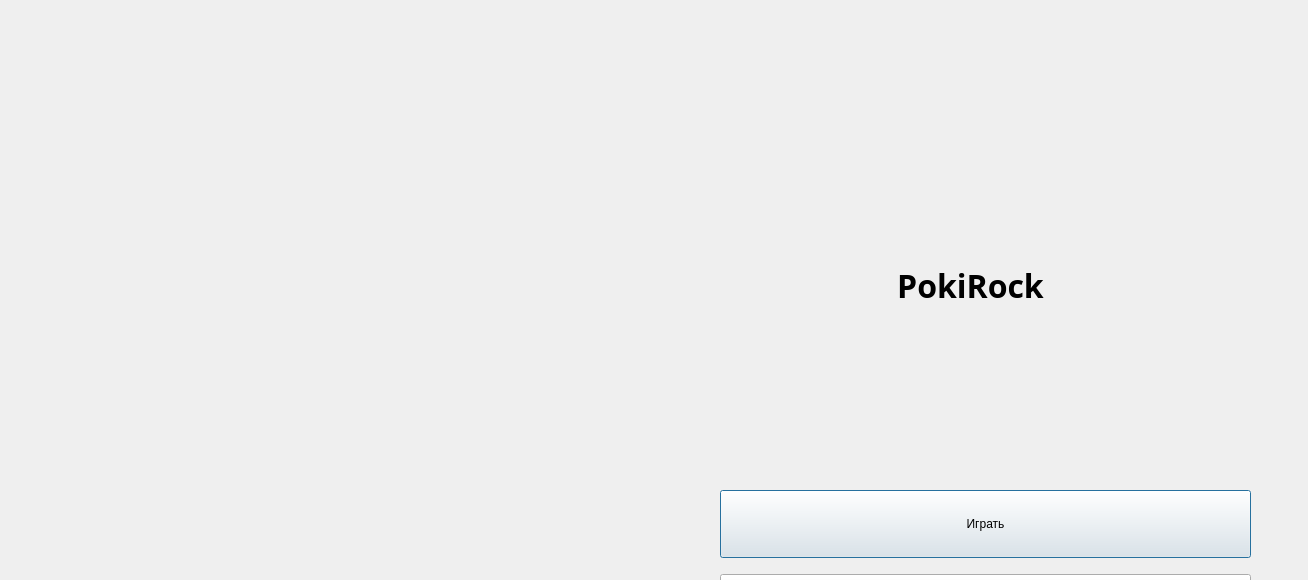
<?xml version="1.0" encoding="UTF-8"?>
<ui version="4.0">
 <class>main_menu</class>
 <widget class="QDialog" name="main_menu">
  <property name="geometry">
   <rect>
    <x>0</x>
    <y>0</y>
    <width>1308</width>
    <height>580</height>
   </rect>
  </property>
  <property name="windowTitle">
   <string>PokiRock</string>
  </property>
  <widget class="QLabel" name="label">
   <property name="geometry">
    <rect>
     <x>820</x>
     <y>220</y>
     <width>301</width>
     <height>131</height>
    </rect>
   </property>
   <property name="font">
    <font>
     <family>Forte</family>
    </font>
   </property>
   <property name="text">
    <string>&lt;html&gt;&lt;head/&gt;&lt;body&gt;&lt;p align=&quot;center&quot;&gt;&lt;span style=&quot; font-size:24pt; font-weight:600;&quot;&gt;PokiRock&lt;/span&gt;&lt;/p&gt;&lt;/body&gt;&lt;/html&gt;</string>
   </property>
   <property name="wordWrap">
    <bool>true</bool>
   </property>
  </widget>
  <widget class="QLabel" name="image">
   <property name="geometry">
    <rect>
     <x>740</x>
     <y>150</y>
     <width>661</width>
     <height>201</height>
    </rect>
   </property>
   <property name="sizePolicy">
    <sizepolicy hsizetype="Fixed" vsizetype="Fixed">
     <horstretch>0</horstretch>
     <verstretch>0</verstretch>
    </sizepolicy>
   </property>
   <property name="text">
    <string/>
   </property>
   <property name="pixmap">
    <pixmap>Poker-Transparent-Images-Clip-Art.png</pixmap>
   </property>
  </widget>
  <widget class="QWidget" name="">
   <property name="geometry">
    <rect>
     <x>720</x>
     <y>490</y>
     <width>531</width>
     <height>321</height>
    </rect>
   </property>
   <layout class="QVBoxLayout" name="verticalLayout">
    <item>
     <widget class="QPushButton" name="pushButton_2">
      <property name="sizePolicy">
       <sizepolicy hsizetype="Preferred" vsizetype="Preferred">
        <horstretch>0</horstretch>
        <verstretch>0</verstretch>
       </sizepolicy>
      </property>
      <property name="text">
       <string>Играть</string>
      </property>
     </widget>
    </item>
    <item>
     <spacer name="verticalSpacer">
      <property name="orientation">
       <enum>Qt::Vertical</enum>
      </property>
      <property name="sizeType">
       <enum>QSizePolicy::Preferred</enum>
      </property>
      <property name="sizeHint" stdset="0">
       <size>
        <width>20</width>
        <height>10</height>
       </size>
      </property>
     </spacer>
    </item>
    <item>
     <widget class="QPushButton" name="pushButton_3">
      <property name="sizePolicy">
       <sizepolicy hsizetype="Minimum" vsizetype="Preferred">
        <horstretch>0</horstretch>
        <verstretch>0</verstretch>
       </sizepolicy>
      </property>
      <property name="text">
       <string>Профиль</string>
      </property>
     </widget>
    </item>
    <item>
     <spacer name="verticalSpacer_2">
      <property name="orientation">
       <enum>Qt::Vertical</enum>
      </property>
      <property name="sizeType">
       <enum>QSizePolicy::Preferred</enum>
      </property>
      <property name="sizeHint" stdset="0">
       <size>
        <width>20</width>
        <height>10</height>
       </size>
      </property>
     </spacer>
    </item>
    <item>
     <widget class="QPushButton" name="pushButton_4">
      <property name="sizePolicy">
       <sizepolicy hsizetype="Minimum" vsizetype="Preferred">
        <horstretch>0</horstretch>
        <verstretch>0</verstretch>
       </sizepolicy>
      </property>
      <property name="text">
       <string>Настройки</string>
      </property>
     </widget>
    </item>
    <item>
     <spacer name="verticalSpacer_3">
      <property name="orientation">
       <enum>Qt::Vertical</enum>
      </property>
      <property name="sizeType">
       <enum>QSizePolicy::Preferred</enum>
      </property>
      <property name="sizeHint" stdset="0">
       <size>
        <width>20</width>
        <height>10</height>
       </size>
      </property>
     </spacer>
    </item>
    <item>
     <widget class="QPushButton" name="pushButton">
      <property name="sizePolicy">
       <sizepolicy hsizetype="Minimum" vsizetype="Preferred">
        <horstretch>0</horstretch>
        <verstretch>0</verstretch>
       </sizepolicy>
      </property>
      <property name="text">
       <string>Выйти</string>
      </property>
     </widget>
    </item>
   </layout>
  </widget>
  <zorder>image</zorder>
  <zorder>label</zorder>
  <zorder>verticalLayoutWidget</zorder>
 </widget>
 <resources/>
 <connections/>
</ui>
